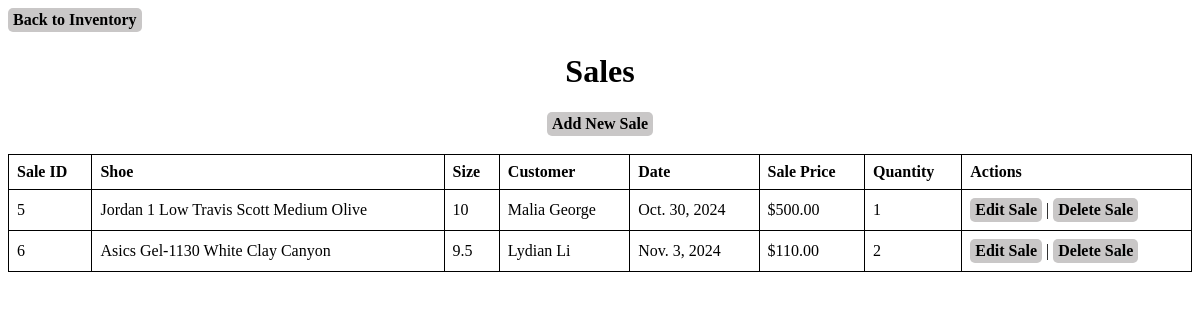
Before: /sales/ with the older database file.
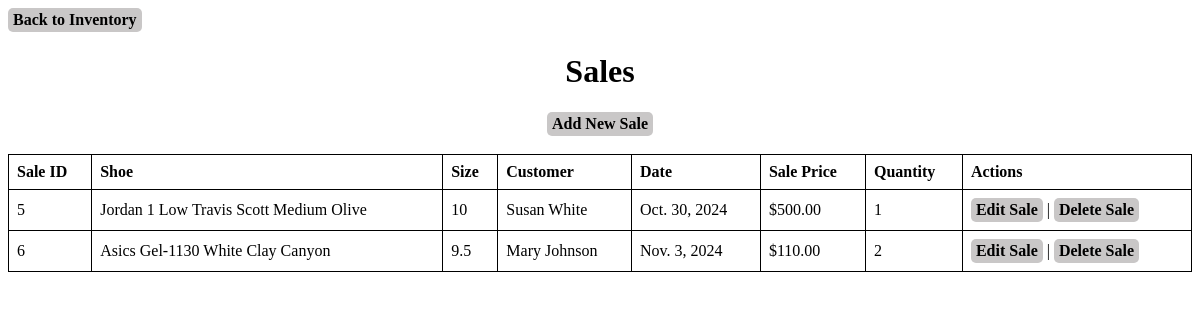
After: the same page with the newer database file.
### inventory_app/models.py (models this page shows, shortened)
class Sale(models.Model):
    inventory = models.ForeignKey(Inventory, on_delete=models.PROTECT)
    customer = models.ForeignKey(Customer, on_delete=models.SET_NULL, null=True)
    sale_date = models.DateField()
    sale_price = models.DecimalField(max_digits=10, decimal_places=2)
    quantity = models.IntegerField()
    class Meta:
        indexes = [models.Index(fields=['sale_date'], name='idx_sale_date')]

class Customer(models.Model):
    name = models.CharField(max_length=100)
    email = models.EmailField(unique=True)
    phone = models.CharField(max_length=13)

class Inventory(models.Model):
    shoe = models.ForeignKey(Shoe, on_delete=models.CASCADE)
    size = models.CharField(max_length=10)
    quantity = models.IntegerField()
    buy_date = models.DateField()
    buy_price = models.DecimalField(max_digits=10, decimal_places=2)

class Shoe(models.Model):
    sku = models.CharField(max_length=50, primary_key=True)
    brand = models.CharField(max_length=50)
    model = models.CharField(max_length=50)
    name = models.CharField(max_length=100)
    release_date = models.DateField()
    retail_price = models.DecimalField(max_digits=5, decimal_places=2)

### inventory_app/views.py (the view)
# urls.py: path('sales/', SaleList.as_view(), name='sale_list'),
class SaleList(ListView):
    model = Sale
    template_name = 'sales/sale_list.html'

### inventory_app/templates/sales/sale_list.html (shortened to what this page needs)
<head>
</head>
<body>
        <a href="{% url 'inventory_list' %}" class="button">Back to Inventory</a>
    <h1>Sales</h1>
    <div class="button-container">
        <a href="{% url 'sale_add' %}" class="button">Add New Sale</a>
    </div>
    <br>
    <table>
        <tr>
            <th>Sale ID</th>
            <th>Shoe</th>
            <th>Size</th>
            <th>Customer</th>
            <th>Date</th>
            <th>Sale Price</th>
            <th>Quantity</th>
            <th>Actions</th>
        </tr>
        {% for sale in object_list %}
        <tr>
            <td>{{ sale.id }}</td>
            <td>{{ sale.inventory.shoe.brand }} {{ sale.inventory.shoe.model }} {{ sale.inventory.shoe.name }}</td>
            <td>{{ sale.inventory.size }}</td>
            <td>{{ sale.customer.name }}</td>
            <td>{{ sale.sale_date }}</td>
            <td>${{ sale.sale_price }}</td>
            <td>{{ sale.quantity }}</td>
            <td>
                    <a href="{% url 'sale_edit' sale.id %}" class="button">Edit Sale</a> |
                    <a href="{% url 'sale_delete' sale.id %}" class="button">Delete Sale</a>
            </td>
        </tr>
        {% endfor %}
    </table>
</body>

Changed rows visible on the page:
changed through a linked row, Sale "Jordan": customer.name "Malia George" → "Susan White"
changed through a linked row, Sale "Asics": customer.name "Lydian Li" → "Mary Johnson"
